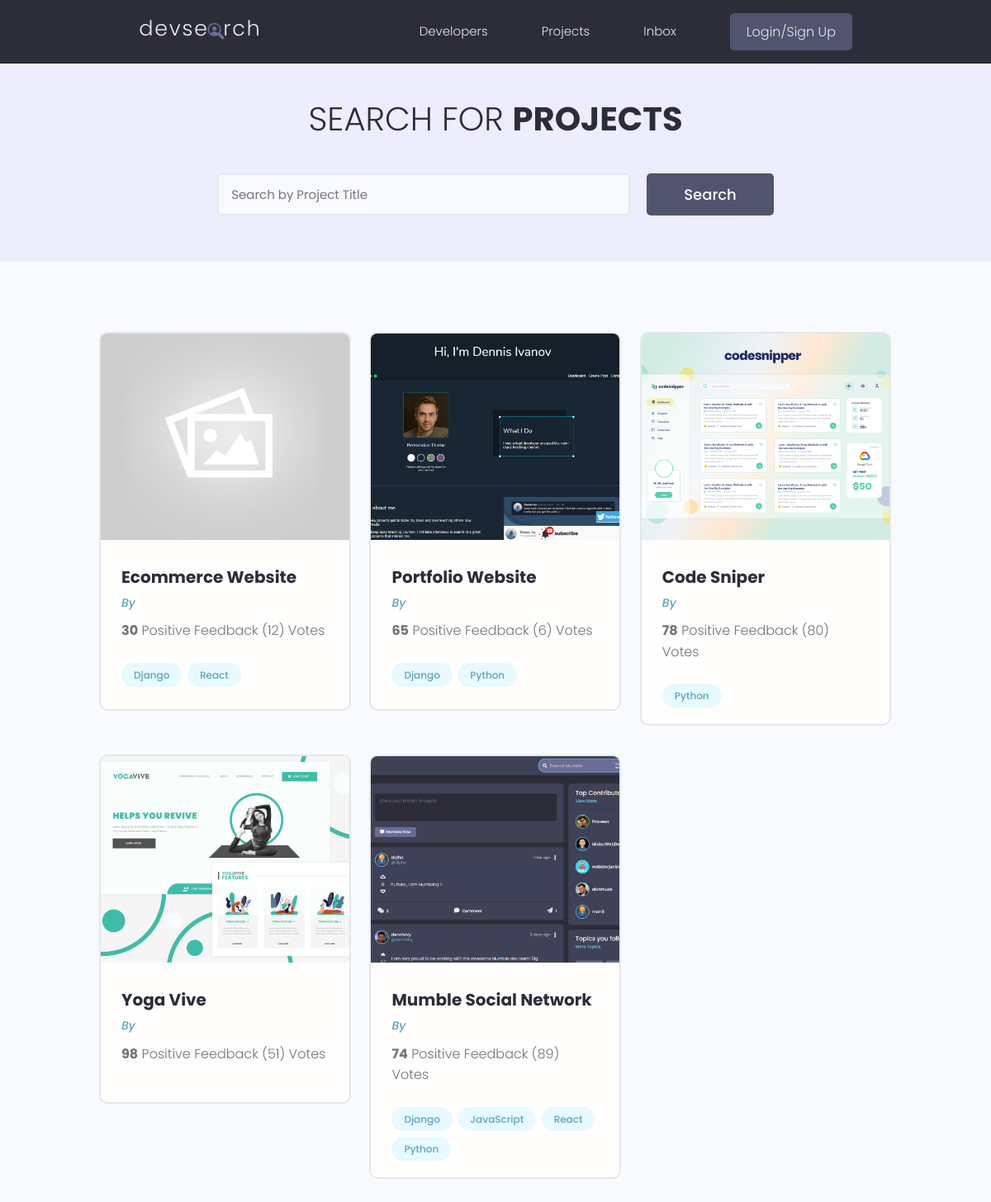
The app's page /projects/, older data.
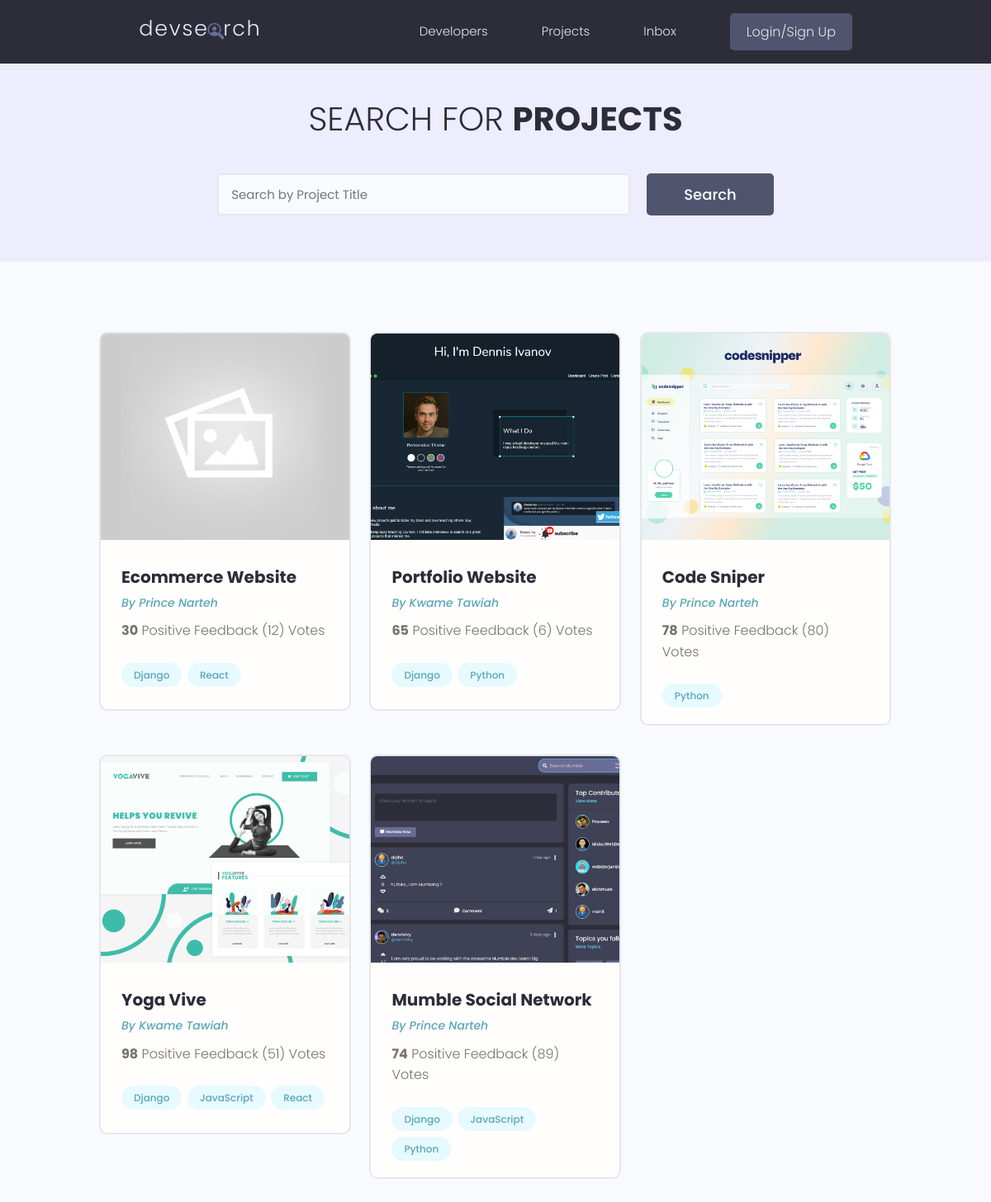
The same page, newer data.
### projects/models.py (models this page shows, shortened)
class Project(models.Model):
    owner = models.ForeignKey(Profile, null=True, blank=True, on_delete=models.SET_NULL)
    id = models.UUIDField(default=uuid.uuid4, unique=True,
                          primary_key=True, editable=False)
    title = models.CharField(max_length=200)
    description = models.TextField(null=True, blank=True)
    featured_image = models.ImageField(
        null=True, blank=True, default='default.jpg')
    demo_link = models.CharField(max_length=2000, blank=True, null=True)
    source_link = models.CharField(max_length=2000, null=True, blank=True)
    tags = models.ManyToManyField('Tag', blank=True)
    vote_total = models.IntegerField(default=0, null=True, blank=True)
    vote_ratio = models.IntegerField(default=0, null=True, blank=True)
    create_at = models.DateTimeField(auto_now_add=True)
    update_at = models.DateTimeField(auto_now=True)

class Tag(models.Model):
    id = models.UUIDField(default=uuid.uuid4, unique=True,
                          primary_key=True, editable=False)
    name = models.CharField(max_length=200)
    create_at = models.DateTimeField(auto_now_add=True)
    update_at = models.DateTimeField(auto_now=True)
    def __str__(self) -> str:
        return self.name

### users/models.py (models this page shows, shortened)
class Profile(models.Model):
    id = models.UUIDField(default=uuid.uuid4, unique=True,
                          primary_key=True, editable=False)
    user = models.OneToOneField(
        User, on_delete=models.CASCADE, null=True, blank=True)
    name = models.CharField(max_length=200, blank=True, null=True)
    email = models.EmailField(max_length=200, blank=True, null=True)
    username = models.CharField(max_length=200, blank=True, null=True)
    location = models.CharField(max_length=200, blank=True, null=True)
    short_intro = models.CharField(max_length=200, blank=True, null=True)
    bio = models.TextField(null=True, blank=True)
    profile_image = models.ImageField(
        null=True, blank=True, upload_to='profiles/', default='profiles/user-default.png')
    social_github = models.CharField(max_length=200, blank=True, null=True)
    social_twitter = models.CharField(max_length=200, blank=True, null=True)
    social_linkedin = models.CharField(max_length=200, blank=True, null=True)
    social_youtube = models.CharField(max_length=200, blank=True, null=True)
    social_website = models.CharField(max_length=200, blank=True, null=True)
    created_at = models.DateTimeField(auto_now_add=True)
    updated_at = models.DateTimeField(auto_now=True)

### projects/views.py (the view)
# urls.py: path('projects/', include('projects.urls')),
def projects(request):
    projects = Project.objects.all()
    return render(request, 'projects/projects.html', {'projects': projects})

### projects/templates/projects/projects.html (shortened to what this page needs)
{% extends 'main.html' %} {% block content%}
<main class="projects">
  <section class="hero-section text-center">
    <div class="container container--narrow">
      <div class="hero-section__box">
        <h2>Search for <span>Projects</span></h2>
      </div>
      <div class="hero-section__search">
        <form class="form" action="#" method="get">
          <div class="form__field">
            <input
              class="input input--text"
              id="formInput#search"
              type="text"
              name="text"
              placeholder="Search by Project Title"
            />
          </div>
          <input class="btn btn--sub btn--lg" type="submit" value="Search" />
        </form>
      </div>
    </div>
  </section>
  <section class="projectsList">
    <div class="container">
      <div class="grid grid--three">
        {% for project in projects%}
        <div class="column">
          <div class="card project">
            <a href="{% url 'project' project.id %}" class="project">
              <img
                class="project__thumbnail"
                src="{{ project.featured_image.url }}"
                alt="project thumbnail"
              />
              <div class="card__body">
                <h3 class="project__title">{{project.title}}</h3>
                <p>
                  <a class="project__author" href="{% url 'user-profile' project.owner.id %}">
                    By {{project.owner.name}}
                  </a>
                </p>
                <p class="project--rating">
                  <span style="font-weight: bold"
                    >{{ project.vote_ratio }}</span
                  >
                  Positive Feedback ({{project.vote_total}})
                  Vote{{project.vote_total|pluralize:"s"}}
                </p>
                <div class="project__tags">
                  {% for tag in project.tags.all%}
                  <span class="tag tag--pill tag--main">
                    <small>{{tag}}</small>
                  </span>
                  {% endfor %}
                </div>
              </div>
            </a>
          </div>
        </div>
        {% endfor %}
      </div>
    </div>
  </section>
</main>
{% endblock content%}

### templates/main.html (shortened to what this page needs)
{% load static %}
<!DOCTYPE html>
<html lang="en">
  <head>
    <link
      rel="stylesheet"
      href="https://cdn.iconmonstr.com/1.3.0/css/iconmonstr-iconic-font.min.css"
    />
    <link rel="stylesheet" href="{% static 'uikit/styles/uikit.css' %}" />
    <link rel="stylesheet" href="{% static 'styles/app.css' %}" />
  </head>
  <body>
    {% include 'navbar.html' %}
    {% block content %}
    {% endblock content %}
  </body>
</html>

### templates/navbar.html (shortened to what this page needs)
{% load static %}
<header class="header">
  <div class="container container--narrow">
    <a href="{% url 'profiles' %}" class="header__logo">
      <img src="{% static 'images/logo.svg' %}" alt="DevSearch Logo" />
    </a>
    <nav class="header__nav">
      <ul class="header__menu">
        <li class="header__menuItem"><a href="index.html">Developers</a></li>
        <li class="header__menuItem">
          <a href="{% url 'projects' %}">Projects</a>
        </li>
        <li class="header__menuItem"><a href="inbox.html">Inbox</a></li>
        {% if request.user.is_authenticated %}
          <li class="header__menuItem">
            <a href="{% url 'account' %}">Account</a>
          </li>
          <li class="header__menuItem">
            <a href="{% url 'logout' %}" class="btn btn--sub">Logout</a>
          </li>
        {% else %}
          <li class="header__menuItem">
            <a href="{% url 'login' %}" class="btn btn--sub">Login/Sign Up</a>
          </li>
        {% endif %}
      </ul>
    </nav>
  </div>
</header>

### static/styles/app.css (style rules this page uses)
:root { --color-sub: #2d2d39; }
.btn--sub { background-color: var(--color-sub-light); }
.card { border: 2px solid var(--color-light); }
img { width: 100%; }
.header { position: sticky; z-index: 111; background-color: var(--color-sub); padding: 1.5rem 0; }
.header > .container { display: flex; justify-content: space-between; align-items: center; }
.header__logo > img { height: 3.8rem; }
.header__nav > ul { display: inline-flex; align-items: center; list-style: none; gap: 6.5rem; }
.header__menuItem > a { color: var(--color-light); font-weight: 300; }
.hero-section { height: 40vh; display: flex; align-items: center; background-color: var(--color-sub); }
.hero-section__box { margin-bottom: 4rem; }
.hero-section__box > h2, .hero-section__box > h2 > span { font-size: 4rem; color: var(--color-light); line-height: 1.3; text-transform: uppercase; }
.hero-section__box > h2 { font-weight: 300; }
.hero-section__box > h2 > span { font-weight: 700; }
.hero-section__search > .form { display: flex; align-items: center; justify-content: center; gap: 2rem; }
.hero-section__search > .form input.input--text { width: 50rem; }
.project__author { font-size: 1.4rem; font-style: italic; }
.project--rating { margin-bottom: 1.6em; margin-top: .5em; }
.projects > .hero-section { background: var(--color-sub-lighter); height: 30vh; }
.projects .hero-section__box { margin-bottom: 2.5rem; }
.projects .hero-section__box > h2 { color: var(--color-sub); }
.projects .hero-section__box > h2 > span { font-weight: 700; color: var(--color-sub); }
.projectsList { margin-top: 8rem; }
.project__thumbnail { height: 25rem; object-fit: cover; object-position: top center; }
.project__title { font-size: 2rem; font-weight: 700; color: var(--color-sub); }

### static/uikit/styles/modules/_variables.css (style rules this page uses)
:root { --color-main: #5aa5b9; --color-main-light: #e6faff; --color-sub: #3f4156; --color-sub-light: #51546e; --color-sub-lighter: #ededfd; --color-text: #737373; --color-gray: #8b8b8b; --color-light: #e5e7eb; --color-light-gray: #767676; --color-bg: #f8fafd; --color-white: #fffefd; --color-white-light: #f3f3f3; --color-success: #359e64; --color-success-bg: #def8e8; --color-error: #fc4b0b; --color-error-bg: #fff2ee; --font-base: 'Poppins', arial, helvetica, 'Segoe UI', roboto, ubuntu, sans-serif; --font-monospace: 'Fira Code', 'Courier New', courier, monospace; --font-regular: 300; --font-medium: 500; --font-bold: 700; --generic-shadow: 1px 1px 5px #00000010; --generic-transition: all 0.3s ease-in-out; }

### static/uikit/styles/modules/_base.css (style rules this page uses)
* { margin: 0; padding: 0; box-sizing: border-box; text-rendering: optimizeLegibility; color: inherit; font-size: inherit; }
html { font-size: 50%; }
@media only screen and (min-width: 480px) { html { font-size: 56.25%; } }
@media only screen and (min-width: 1200px) { html { font-size: 62.5%; } }
body { line-height: 1.6; font-weight: 400; font-size: 1.5rem; color: var(--color-text); background-color: var(--color-bg); min-height: 100vh; }

### static/uikit/styles/modules/_typography.css (style rules this page uses)
* { font-family: var(--font-base); }
h2 { font-size: 3.6rem; font-weight: var(--font-bold); }
h3 { font-size: 3.2rem; font-weight: var(--font-medium); }
p, span, strong { font-size: 1.6rem; color: var(--color-text); font-weight: var(--font-regular); }
a { padding-bottom: 2px; text-decoration: none; display: inline-block; color: var(--color-main); font-weight: var(--font-medium); }

### static/uikit/styles/modules/_utilities.css (style rules this page uses)
.container { width: 92%; max-width: 165rem; margin: 0 auto; box-sizing: border-box; }
.container--narrow { width: 92%; max-width: 120rem; }
@media screen and (min-width: 1000px) { .container { width: 90%; } }
@media screen and (min-width: 1000px) { .container--narrow { width: 85%; } }
@media screen and (min-width: 1200px) { .container { width: 80%; } }
@media screen and (min-width: 1200px) { .container--narrow { width: 72%; } }
.text-center { text-align: center; }

### static/uikit/styles/modules/_button.css (style rules this page uses)
.btn { display: inline-block; position: relative; cursor: pointer; background-color: var(--color-light); font-weight: var(--font-medium); color: var(--color-sub); text-decoration: none; padding: 1rem 2rem; border-radius: 0.5rem; border: none; width: -webkit-fit-content; width: -moz-fit-content; width: fit-content; height: -webkit-fit-content; height: -moz-fit-content; height: fit-content; font-size: 1.6rem; outline-width: 0; outline-color: transparent; -webkit-backface-visibility: hidden; backface-visibility: hidden; transition: all 0.3s ease-in-out; }
.btn--sub { background-color: var(--color-sub); color: var(--color-white); }
.btn--lg { font-size: 1.8rem; padding: 1.2rem 4.5rem; }

Row changes from the older to the newer data that the page shows:
changed Project "Ecommerce Website": owner.name (not shown) → "Prince Narteh"
changed Project "Portfolio Website": owner.name (not shown) → "Kwame Tawiah"
changed Project "Code Sniper": owner.name (not shown) → "Prince Narteh"
changed Project "Yoga Vive": owner.name (not shown) → "Kwame Tawiah"; gains Tag (name "Django"); gains Tag (name "JavaScript"); gains Tag (name "React")
changed Project "Mumble Social Network": owner.name (not shown) → "Prince Narteh"; loses Tag (name "React")
